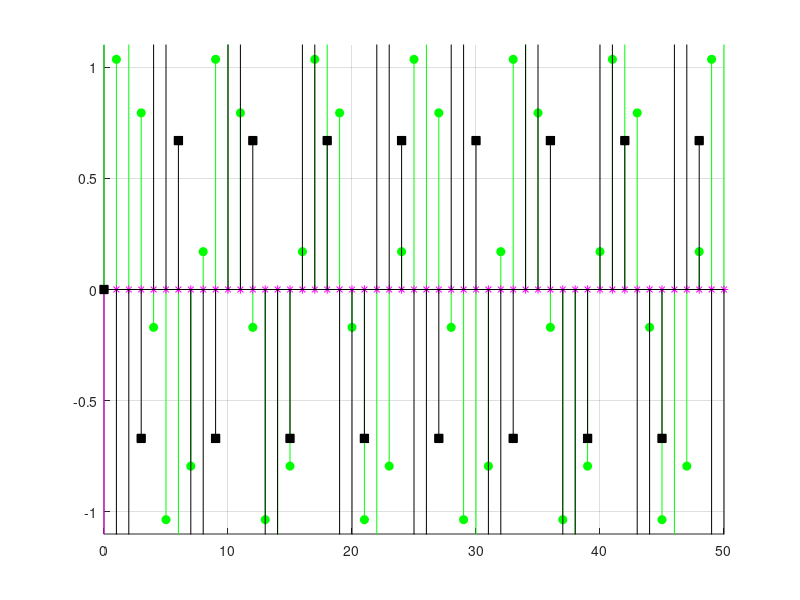

Write MATLAB code to recreate this figure.
close all; clear all; clc;
n = 0:80; k = 3; a = 2; b = -3; c = -2; d = 1; e = 1; f = -1;
M = [a b c;d e f]
w1 = pi/3; w2 = pi/4; w3 = pi/6;
x1 = a*exp(-w1*n*1i) + b*exp(-w2*n*1i) + c*exp(-w3*n*1i);
x2 = d*exp(-w1*n*1i) + e*exp(-w2*n*1i) + f*exp(-w3*n*1i);
c1 = exp(-w1*1i); c2 = exp(-w2*1i); c3 = exp(-w3*1i);
h = [1, -(c1+c2+c3), c1*c2+c2*c3+c3*c1, -c1*c2*c3];
h1 = [1, -exp(-w1*1i)]; h2 = [1, -exp(-w2*1i)]; h3 = [1, -exp(-w3*1i)];

y11 = filter(h1*f,1,x1);
y12 = filter(h1*c,1,x2);

y21 = filter(h2*d,1,x1);
y22 = filter(h2*a,1,x2);

y31 = filter(h3*e,1,x1);
y32 = filter(h3*b,1,x2);
y = filter(h,1,x1);

figure(1); hold on;
%stem(n,x1,'filled','b')
%stem(n,y,'filled','sr')
stem(n,y11-y12,'filled','g')
stem(n,y21-y22,'filled','*m')
stem(n,y31-y32,'filled','sk')
axis([0 50 -1.1 1.1]); grid; 
return
M
[x1.',x2.']*null(M)
yv = [hankmtx(x1,k),hankmtx(x2,k)]*(kron(eye(k),null(M)));
